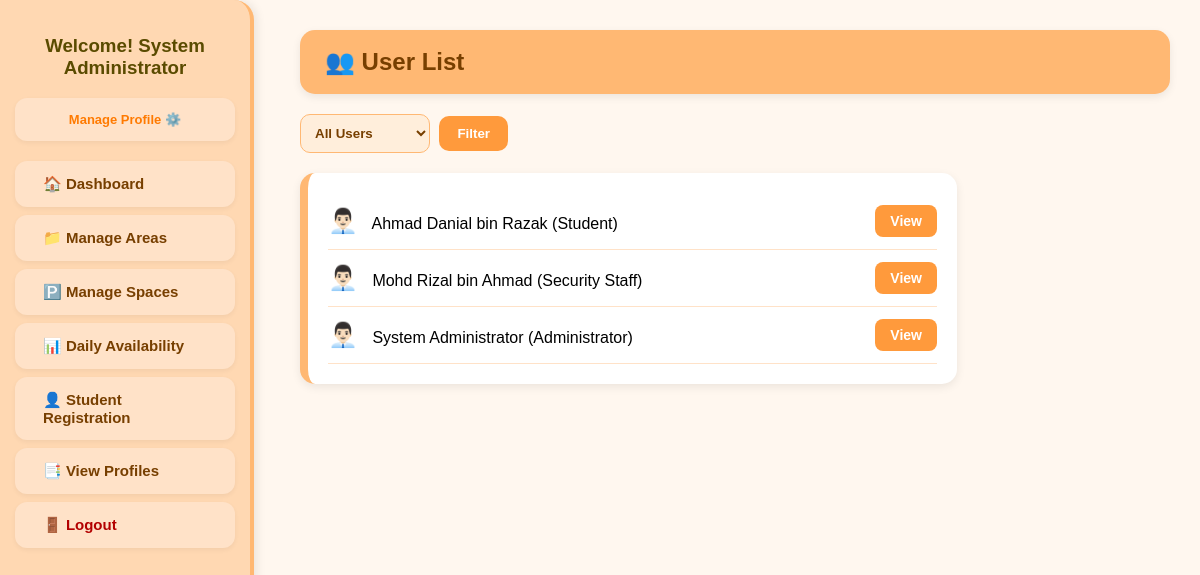
The page /Module1/admin_user_list.php (signed in) on the database its author committed.
### tables this page shows
CREATE TABLE `user` (
  `UserID` varchar(10) NOT NULL,
  `UserName` varchar(100) NOT NULL,
  `UserEmail` varchar(100) NOT NULL,
  `UserPassword` varchar(255) NOT NULL,
  `UserRole` varchar(50) NOT NULL
);

### Module1/admin_user_list.php (the view, shortened to what this page needs)
<?php
require_once '../config.php';
$filter = isset($_GET['role']) ? $_GET['role'] : "All";
if ($filter == "All") {
    $query = "SELECT * FROM User ORDER BY UserName ASC";
} else {
    $query = "SELECT * FROM User WHERE UserRole = '$filter' ORDER BY UserName ASC";
}
$users = mysqli_query($conn, $query);
?>
<!DOCTYPE html>
<html>
<head>
    <link rel="stylesheet" href="../templates/admin_style.css">
</head>
<body>
<?php include '../templates/admin_sidebar.php'; ?>
<div class="main-content">
    <div class="header">👥 User List</div>
    <div class="filter-box">
        <form method="GET">
            <select name="role" class="filter-select">
                <option value="All" <?= $filter == "All" ? 'selected' : '' ?>>All Users</option>
            </select>
            <button type="submit" class="filter-btn">Filter</button>
        </form>
    </div>
    <div class="user-box">
        <?php while ($u = mysqli_fetch_assoc($users)): ?>
            <div class="user-item">
                <div>
                    <span class="user-avatar">👨🏻‍💼</span>
                    <?= $u['UserName'] ?> (<?= $u['UserRole'] ?>)
                </div>
                <a class="view-btn" href="admin_user_view.php?id=<?= $u['UserID'] ?>">View</a>
            </div>
        <?php endwhile; ?>
    </div>
</div>
</body>
</html>

### templates/admin_style.css (style rules this page uses)
body { margin: 0; font-family: "Poppins", Arial, sans-serif; background: #FFF7EF; display: flex; }
.main-content { margin-left: 270px; padding: 30px; width: calc(100% - 270px); }
.header { background: #FFB873; padding: 18px 25px; border-radius: 15px; margin-bottom: 20px; font-size: 24px; font-weight: 700; color: #773f00; box-shadow: 0 3px 8px rgba(0,0,0,0.08); }

### Module1/admin_user_list.php (style rules this page uses)
.user-box { background: #fff; padding: 20px; border-radius: 15px; width: 70%; border-left: 8px solid #FFB873; box-shadow: 0 3px 10px rgba(0,0,0,0.08); }
.user-item { display: flex; justify-content: space-between; align-items: center; padding: 12px 0; border-bottom: 1px solid #FFE2C8; font-size: 16px; }
.user-avatar { font-size: 24px; margin-right: 10px; }
.view-btn { background: #FF9A3C; padding: 8px 15px; color: white; border-radius: 8px; font-size: 14px; text-decoration: none; font-weight: 700; }
.filter-box { margin-bottom: 20px; }
.filter-select { padding: 10px; border-radius: 10px; border: 1px solid #FFB873; background: #FFEEDB; font-weight: 600; color: #773f00; }
.filter-btn { background: #FF9A3C; padding: 10px 18px; margin-left: 5px; border: none; border-radius: 10px; color: white; font-weight: 700; cursor: pointer; }

### rows shown on the page
user: UserName "Ahmad Danial bin Razak", UserRole "Student"
user: UserName "Mohd Rizal bin Ahmad", UserRole "Security Staff"
user: UserName "System Administrator", UserRole "Administrator"

### other values the page prints
$_SESSION['UserName'] "System Administrator"
